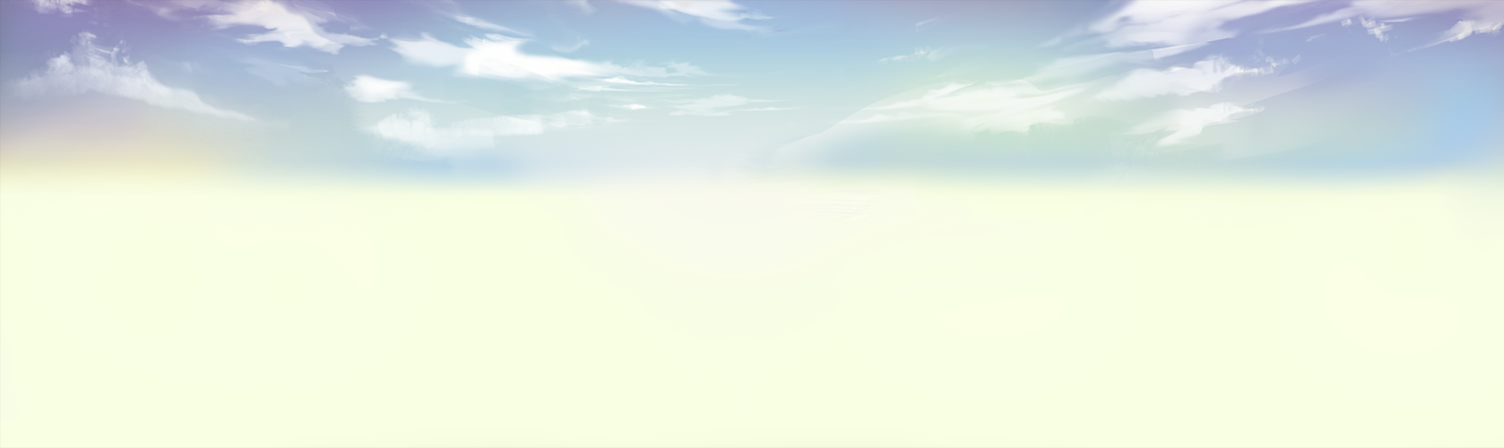

The image is a tile-based game level rendered from a .tmx file. Its description and source (layers, tilesets, objects; grid data summarised) follow:
An orthogonal 47x14 tile map with 32x32 px tiles, 1 tile layer (far), 4 tilesets.

<map version="1.0" orientation="orthogonal" renderorder="right-down" width="47" height="14" tilewidth="32" tileheight="32">
 <tileset firstgid="1" name="chengzhen1_far" tilewidth="32" tileheight="32">
  <image source="background/chengzhen1_far.png" width="1024" height="500" />
 </tileset>
 <tileset firstgid="481" name="chengzhen2_far" tilewidth="32" tileheight="32">
  <image source="background/chengzhen2_far.png" width="1024" height="500" />
 </tileset>
 <tileset firstgid="961" name="chengzhen3_far" tilewidth="32" tileheight="32">
  <image source="background/chengzhen3_far.png" width="1024" height="500" />
 </tileset>
 <tileset firstgid="1441" name="chengzhengai_far" tilewidth="32" tileheight="32">
  <image source="background/chengzhengai_far.png" width="1520" height="448" />
 </tileset>
 <layer name="far" width="47" height="14">
  <data>[658 cells, 658 non-empty, 658 distinct tile ids]</data>
 </layer>
</map>
